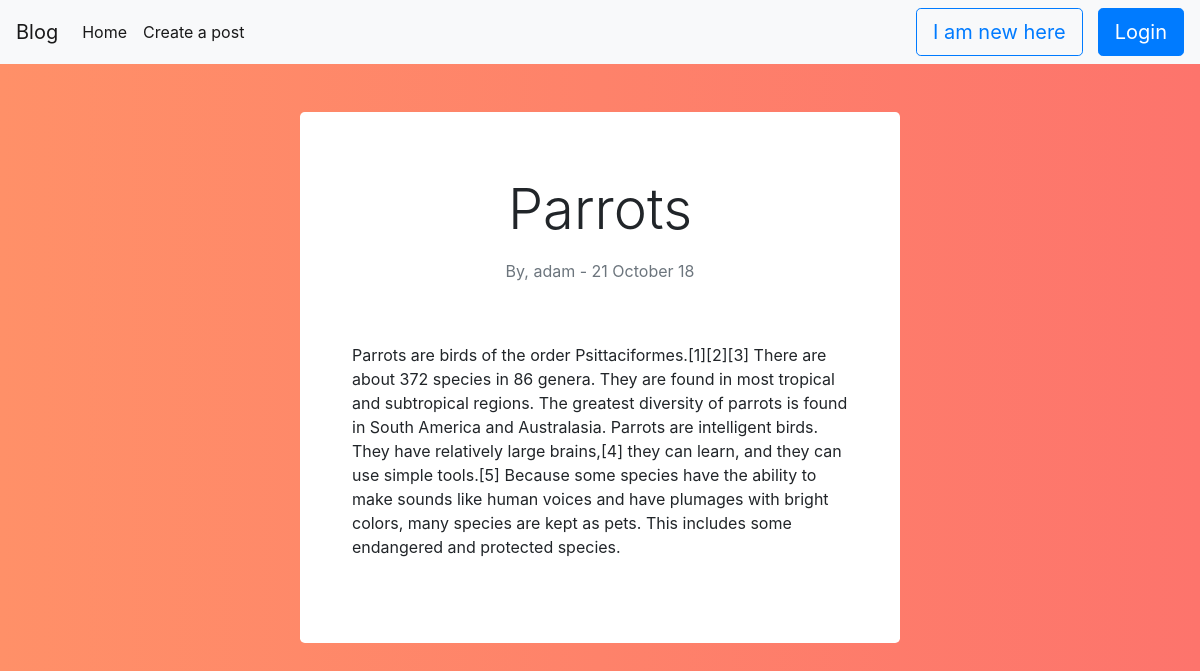
Screenshot of /blog/EL8EXR with the database file from the repository.
### blog/models.py (models this page shows)
class BlogPost(models.Model):
    title = models.CharField(max_length=50, unique=True)
    slug = models.SlugField(unique = True, max_length=100)
    author = models.ForeignKey(User, on_delete=models.CASCADE)
    quick_description = models.CharField(max_length=200)
    content = models.CharField(max_length=2000)
    active = models.BooleanField(default=True)
    timestamp = models.DateTimeField(auto_now_add=True)
    img_url = models.CharField(max_length=1000,  unique=True)

### blog/views.py (the view)
# urls.py: path('<slug:slug>', views.viewBlogPost),
def viewBlogPost(request, slug):
    post = get_object_or_404(BlogPost, slug=slug)
    context = {'post': post}
    return render(request, 'blog/post.html', context)

### templates/blog/post.html
{% extends "base.html"%}
{%block content%}
<p class = "display-4">{{post.title}}</p>
<p class="text-muted">By, {{post.author}} - {{ post.timestamp | date:"d F y" }}</p>
<br>
<div style="text-align:left; padding:20px;background-color: white; width:100%; border-radius: 10px;">{{post.content}}</div>
{%endblock%}

### templates/base.html (style rules this page uses)
body { background: #fd746c; background: -webkit-linear-gradient(to right, #ff9068, #fd746c); background: linear-gradient(to right, #ff9068, #fd746c); }

### rows the page displays
BlogPost: title "Parrots", author "adam", timestamp "21 October 18", content "Parrots are birds of the order Psittaciformes.[1][2][3] There are about 372 species in 86 genera. They are found in most tropical and subtropical regions. The greatest diversity of parrots is found in South America and Australasia. Parrots are intelligent birds. They have relatively large brains,[4] they can learn, and they can use simple tools.[5] Because some species have the ability to make sounds like human voices and have plumages with bright colors, many species are kept as pets. This includes some endangered and protected species."
